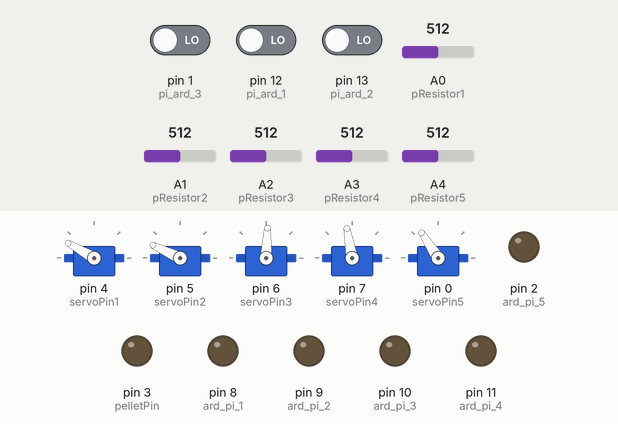
This sketch was run on a simulated Arduino Uno, built with avr-gcc and run on an emulated ATmega328P. Parts: 5 × servo, output pins drawn as LEDs (lit = HIGH). The test bench sets the inputs (shaded band); at power-on: pin 12 (pi_ard_1) LOW, A0 (pResistor1) = 512, A1 (pResistor2) = 512, pin 1 (pi_ard_3) LOW, pin 13 (pi_ard_2) LOW, A2 (pResistor3) = 512, A3 (pResistor4) = 512, A4 (pResistor5) = 512.

Above: at 14.4 s.
14.5 s: pin 12 (pi_ard_1) driven HIGH
At 15.6 s:
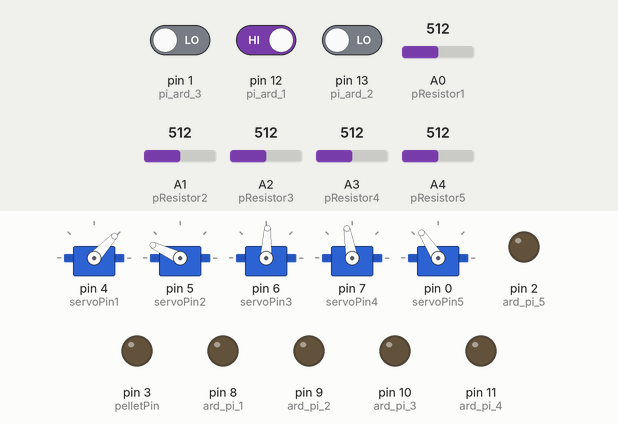
16.0 s: A0 (pResistor1) set to 423
17.5 s: A0 (pResistor1) set to 392
At 19.0 s:
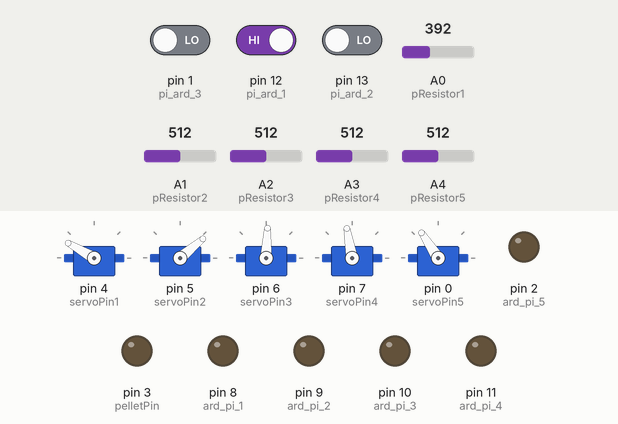
19.4 s: A1 (pResistor2) set to 424
20.9 s: A1 (pResistor2) set to 401
At 22.0 s:
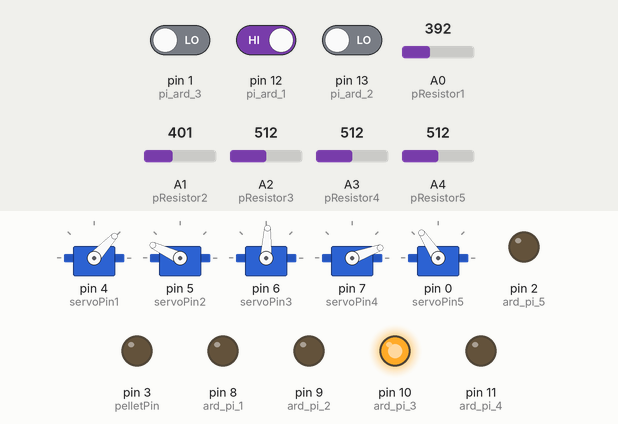
22.8 s: pin 1 (pi_ard_3) driven HIGH
At 23.6 s:
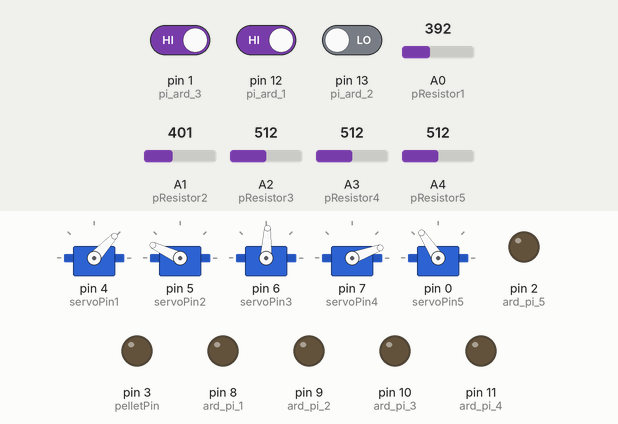
Timing chart, 0 to 25.6 s (numbered marks = the images above; inputs shaded):
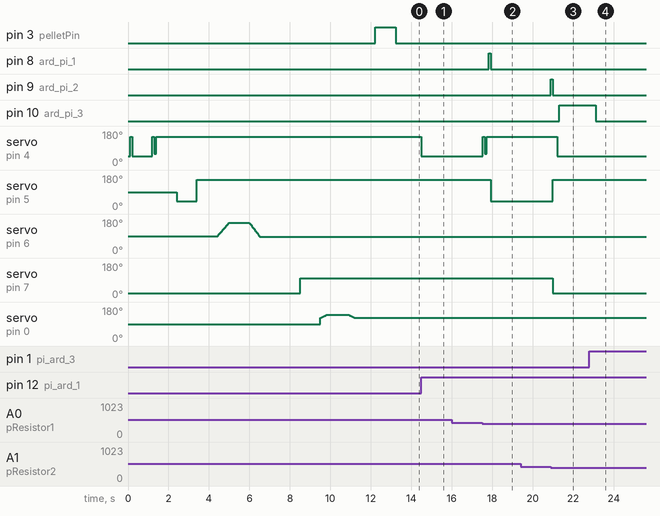

The sketch:

currentARD.ino
```cpp
#include<Servo.h>
Servo servo1;     // Servo 1 = door1
#include<Servo.h>
Servo servo2;     // Servo 2 = door2
#include<Servo.h>
Servo servo3;     // Servo 3 = door3
#include<Servo.h>
Servo servo4;     // Servo 4 = running-wheel brake
#include<Servo.h>
Servo servo5;     // Servo 5 = food pod

//Constants
long interval = 7000; //CHANGE THIS TO CHANGE POD TIMING
const int pResistor1 = A0;//BB1
const int pResistor2 = A1;//BB2
const int pResistor3 = A2;//BB3 choice running wheel
const int pResistor4 = A3;//BB4choice food pod
const int pResistor5 = A4;//BB5

const int servoPin1 = 4;//control servos 1-3
const int servoPin2 = 5;
const int servoPin3 = 6;
const int servoPin4 = 7;//control brake servo in running wheel
const int servoPin5 = 0;//control food servo in hunting chamber
const int pelletPin = 3;//to FED3

const int ard_pi_1 = 8;//reports MODE=2 to Pi
const int ard_pi_2 = 9;//reports trial start to Pi
const int ard_pi_3 = 10;//reports
const int ard_pi_4 = 11;//reports food pod entry to Pi
const int ard_pi_5 = 2;// reports running wheel pod entry to Pi

const int CLOSE_DOOR1 = 150;//Angle of 135 degrees -> door is closed
const int OPEN_DOOR1 = 47;//Angle of 20 degrees -> door is opened
const int HELP_DOOR1 = 60;//help on close so it does not get stuck
const int CLOSE_DOOR2 = 155;//155;//Angle of 155 degrees -> door is closed
const int OPEN_DOOR2 = 40;// 20
const int CLOSE_DOOR3 = 159;//Angle of 157 degrees -> middle passage is closed
const int OPEN_DOOR3 = 87;// 89
const int RELEASE_WHEEL = 100;//Angle of 100 degrees -> WHEEL is free
const int BRAKE_WHEEL = 20;//20 CLAMPED
const int SHOW_FOOD = 140;//Angle of 120 degrees -> FOOD IN CENTER
const int HIDE_FOOD = 123;//175 HIDDEN
const int FOOD_SPEED = 20;//delay for moving 1deg; higher is slower

const int pi_ard_1 = 12;//receive RFID command from Pi
const int pi_ard_2 = 13;//receive weight decision from Pi
const int pi_ard_3 = 1;//receive weight decision from Pi (when animal is done)

//Variables
int photo_value1;//Store value from photoresistor (0-1023)
int INIT_READ1;//Store initial value from photoresistor
int photo_value2;//Store value from photoresistor (0-1023)
int INIT_READ2;
int photo_value3;//Store value from photoresistor (0-1023)
int INIT_READ3;
int photo_value4;//Store value from photoresistor (0-1023)
int INIT_READ4;
int photo_value5;//Store value from photoresistor (0-1023)
int INIT_READ5;
int START=LOW;//initialize start signal
int STOP=LOW;//initialize heavy scale stop signal
int END=LOW;
int MODE=1;//initialize MODE

int pos = 0; //generic servo pos variable for use in blocking for-loops for semi-slow motion (keep to less than 500ms total and ensure no arduino detector events can happen during this)
int pos5 = 0; //food pod servo angle needs to be updated within if statements for non-blocking slow movement, so depending on maze state it will be 'gravitating' toward open or closed at its own speed
int maze_mode = 1; //initialize maze mode (1=open rewards, 2=countdown timer, 3=close rewards)
int flag = 0; //initialize flag in maze (0 for start side, 1 for reward side)
unsigned long tic = 0;
unsigned long duration = 0;
unsigned long tic2 = 0;
unsigned long duration2 = 0;
int time_flag=0;//timer flags 0,1 used in short if staments that remove themselves so first time point is not measured on subsequent loops
int time_flag2=0;
int time_flag3=0;

void setup()
{
  //Serial.begin(9600);//setup serial
  pinMode(pResistor1, INPUT);//Set pResistor - A0 pin as an input
  pinMode(pResistor2, INPUT);
  pinMode(pResistor3, INPUT);
  pinMode(pResistor4, INPUT);
  pinMode(pResistor5, INPUT);
  pinMode(ard_pi_1, OUTPUT);//output reports to Pi
  pinMode(ard_pi_2, OUTPUT);
  pinMode(ard_pi_3, OUTPUT);
  pinMode(ard_pi_4, OUTPUT);
  pinMode(ard_pi_5, OUTPUT);
  pinMode(pi_ard_1, INPUT);//input commands from Pi
  pinMode(pi_ard_2, INPUT);
  pinMode(pi_ard_3, INPUT);
  pinMode(pelletPin, OUTPUT);

  servo1.attach(servoPin1);
  servo1.write(OPEN_DOOR1);
  delay(100);
  servo1.write(CLOSE_DOOR1);
  delay(100);
  servo1.write(OPEN_DOOR1);
  delay(1000);
  servo1.write(CLOSE_DOOR1);
  delay(100);
  servo1.write(HELP_DOOR1);//unstick door1
  delay(100);
  servo1.write(CLOSE_DOOR1);//close
  delay(1000);
  servo2.attach(servoPin2);
  servo2.write(OPEN_DOOR2);
  delay(1000);
  servo2.write(CLOSE_DOOR2);
  delay(1000);
  servo3.attach(servoPin3); //for loops for slow servo movement
  for (pos = OPEN_DOOR3; pos <= CLOSE_DOOR3; pos += 1)  // close
  {
    servo3.write(pos);
    delay(8);
  }
  delay(1000);
  for (pos = CLOSE_DOOR3; pos >= OPEN_DOOR3; pos -= 1) // open
  {
    servo3.write(pos);
    delay(7);
  }
  delay(1000);
  servo4.attach(servoPin4);
  servo4.write(BRAKE_WHEEL);
  delay(1000);
  servo4.write(RELEASE_WHEEL);
  delay(1000);
  servo5.attach(servoPin5);  //for loops for slow servo movement
  for (pos5 = HIDE_FOOD; pos5 <= SHOW_FOOD; pos5 += 1) // show food
  {
    servo5.write(pos5);
    delay(FOOD_SPEED);
  }
  delay(1000);
  for (pos5 = SHOW_FOOD; pos5 >= HIDE_FOOD; pos5 -= 1)  // hide food
  {
    servo5.write(pos5);
    delay(FOOD_SPEED);
  }
  digitalWrite(pelletPin, LOW);
  delay(1000);
  digitalWrite(pelletPin, HIGH);
  delay(1000);
  digitalWrite(pelletPin, LOW);

  digitalWrite(ard_pi_1, LOW);//communication to Pi
  digitalWrite(ard_pi_2, LOW);
  digitalWrite(ard_pi_3, LOW);
  digitalWrite(ard_pi_4, LOW);
  digitalWrite(ard_pi_5, LOW);

  INIT_READ1 = analogRead(pResistor1); // calibrate beam-breaks
  INIT_READ2 = analogRead(pResistor2);
  INIT_READ3 = analogRead(pResistor3);
  INIT_READ4 = analogRead(pResistor4);
  INIT_READ5 = analogRead(pResistor5);

  Serial.print("INIT_READ1 ");  //show beam break values for trouble shooting if serial monitor is on
  Serial.println(INIT_READ1);
  Serial.print("INIT_READ2 ");
  Serial.println(INIT_READ2);
  Serial.print("INIT_READ3 ");
  Serial.println(INIT_READ3);
  Serial.print("INIT_READ4 ");
  Serial.println(INIT_READ4);
  Serial.print("INIT_READ5 ");
  Serial.println(INIT_READ5);
  Serial.print("MODE IS ");
  Serial.println(MODE);
}

void loop()
{
  photo_value1 = analogRead(pResistor1); //read beam breaks
  photo_value2 = analogRead(pResistor2);
  photo_value3 = analogRead(pResistor3);
  photo_value4 = analogRead(pResistor4);
  photo_value5 = analogRead(pResistor5);
  // Serial.print("photo_value1 ");
  // Serial.println(photo_value1);
  // Serial.print("photo_value2 ");
  // Serial.println(photo_value2);
  //  Serial.print("photo_value3 ");
  // Serial.println(photo_value3);
  // Serial.print("photo_value4 ");
  // Serial.println(photo_value4);
  // Serial.print("photo_value5 ");
  // Serial.println(photo_value5);

  //MODE flag based state machine, that waits in MODEs 1 and 2 for a START signal from Pi
  //MODEs 3 and 4 are T-maze modes that do not need Pi, they only send info to Pi about when beam-breaks were triggered

  START=digitalRead(pi_ard_1);//RFID INPUT from Pi
  STOP=digitalRead(pi_ard_2);//stop signal from Pi
  END=digitalRead(pi_ard_3);//stop signal from Pi

  if (MODE==1)//home cage
  {
    if (START==1)
    {
      servo1.write(OPEN_DOOR1);
      delay(100);
      photo_value1 = analogRead(pResistor1);
      if (photo_value1 < 0.8*INIT_READ1)// BEAM BREAK DEFINITION. Factor can be adjusted based on ambient light.
      {
        Serial.println("animal in scale");
        servo1.write(CLOSE_DOOR1);//trap animal in scale
        delay(100);
        servo1.write(HELP_DOOR1);//unstick door1
        delay(100);
        servo1.write(CLOSE_DOOR1);//close
        delay(100);
        digitalWrite(ard_pi_1, HIGH);//pulse to Pi to start reading scale and go MODE 2.
        delay(100);
        digitalWrite(ard_pi_1, LOW);//end pulse to Pi.
        MODE=2;//end state
        Serial.print("MODE IS ");
        Serial.println(MODE);
        START=LOW;
        STOP=LOW;
      }
    }
  }

  if (MODE==2)//scale decision in or out
  {
    if (START==1)//Pi communicates weight recorded one animal
      {
        servo2.write(OPEN_DOOR2); //let animal into T-maze
        delay(10); //textbook delay after servo operation for capacitance charging
      }
    if (STOP==1)//Pi communicates weight recorded two animals
      {
        MODE=4;//skip to exit mode
      }
    photo_value2 = analogRead(pResistor2); // reading BEAM BREAK 2
    if (photo_value2 < 0.8*INIT_READ2)// BEAM BREAK 2
      {
        Serial.println("enter maze");
        digitalWrite(ard_pi_2, HIGH);//pulse to Pi to say maze is active.
        delay(100);
        digitalWrite(ard_pi_2, LOW);//end pulse to Pi.
        MODE=3;
        Serial.print("MODE IS ");
        Serial.println(MODE);
        START=LOW;
      }
   }

  if (MODE==3)//Animal in T-maze deciding: food pod, running wheel or go home.
  {
    // this mode uses
    // flag=0,1 for (0=start side, 1=decision side)
    // maze_mode=1,2,3 for (1=open rewards, 2=countdown timer, 3=close rewards)

    //maze start scenario
    photo_value3 = analogRead(pResistor3);
    photo_value4 = analogRead(pResistor4);
    if (flag == 0)//start side
    {
      if (photo_value3 < 0.7*INIT_READ3)//in run wheel pod
      {
        flag=1; maze_mode=1;time_flag=1;tic=millis();
        Serial.println("enter runwheel pod");
        digitalWrite(ard_pi_5, HIGH);//pulse to Pi to say runwheel pod entry.
        for (pos = OPEN_DOOR3; pos <= CLOSE_DOOR3; pos += 1) // close
        {
          servo3.write(pos);
          delay(8);
        }
        servo4.write(RELEASE_WHEEL);
        delay(10);
        digitalWrite(ard_pi_5, LOW);//end pulse to Pi.
      }
      if (photo_value4 < 0.7*INIT_READ4)//in food pod
      {
        flag=1; maze_mode=1;time_flag=1;tic=millis();
        Serial.println("enter food pod");
        digitalWrite(ard_pi_4, HIGH);//pulse to Pi to say foodpod entry.
        for (pos = OPEN_DOOR3; pos <= CLOSE_DOOR3; pos += 1) // close
        {
          servo3.write(pos);
          delay(8);
        }
        servo4.write(RELEASE_WHEEL);
        delay(10);
        digitalWrite(ard_pi_4, LOW);//end pulse to Pi.
      }
    }

    if (flag==1)
    {
      if (maze_mode==1)//non-blocking loop to move food to center without delays to code since animal could go elsewhere.
      {
        if (time_flag==1)
        {
          tic2=millis();time_flag=0;digitalWrite(pelletPin, HIGH);//time_flag allows tic2 to be updated only once at start
        }
        if (pos5 < SHOW_FOOD)
        {
          duration2=millis()-tic2;
          if (duration2>FOOD_SPEED)
          {
            servo5.write(pos5);
            pos5=pos5+1;
            tic2=millis(); //when FOOD_SPEED 20ms has passed, servo moves 1deg and tic2 updated
          }
        }
      }
      if (pos5==SHOW_FOOD)
      {
        maze_mode=2;pos5=SHOW_FOOD-1;time_flag2=1;digitalWrite(pelletPin, LOW); //when servo at target, maze_mode changed, pos5 moved so this loop does not repeat, time_flag2 for next cycle
      }
      if (maze_mode==2)//maze_mode for waiting for interval or BB2
      {
        duration=millis()-tic;//timer to remove food and brake run-wheel after interval
      }
      if (duration>interval)
      { //timer criterion
        maze_mode=3; //maze_mode for removing food and braking run-wheel
        if (time_flag2==1)
        {
          tic=millis();time_flag=1;time_flag2=0;time_flag3=1;//time_flag2 so tic, time_flag and time_flag3 only updated once at start
        }
        servo4.write(BRAKE_WHEEL);//non-blocking for loop to move food away without delays to code since animal could be elsewhere.
        if (time_flag==1)
        {
          tic2=millis();time_flag=0;//update only once at start
        }
        if (pos5 > HIDE_FOOD)
        {
          duration2=millis()-tic2;
          if (duration2>FOOD_SPEED)//when FOOD_SPEED (20ms) has passed, servo moves 1deg and tic2 updated
          {
            tic2=millis();
            servo5.write(pos5);
            pos5=pos5-1;
          }
        }
      }
    }

    if (flag==0)//animal has passed to start side!
    {
      duration=0;maze_mode=3;
      if (time_flag3==1)
      {
          tic=millis();time_flag3=0;//update only once at start
      }
      servo4.write(BRAKE_WHEEL);
      //non-blocking for loop to move food away without delays to code since animal could be elsewhere.
      if (pos5 > HIDE_FOOD)
      {
        duration=millis()-tic; //keep updating until position reached
        if (duration>FOOD_SPEED)//when FOOD_SPEED (20ms) has passed, servo moves 1deg and tic2 updated
        {
          tic=millis();
          servo5.write(pos5);
          pos5=pos5-1;
        }
      }
    }

    //maze new trial scenario
    photo_value2 = analogRead(pResistor2); //read BB2
    if (flag == 1)
    {
      if (photo_value2 < 0.8*INIT_READ2)//BB2 tripped
      {
        flag=0; //flag out of this loop so that door3 only moved once
        Serial.println("trial");
        digitalWrite(ard_pi_2, HIGH);//tell Pi new trial has started
        for (pos = CLOSE_DOOR3; pos >= OPEN_DOOR3; pos -= 1) // open
        {
          servo3.write(pos);
          delay(8);
        }
        digitalWrite(ard_pi_2, LOW);//end pulse to Pi
      }
    }

    //maze exit scenario
    photo_value1 = analogRead(pResistor1); //read BB1
    if (photo_value1 < 0.8*INIT_READ1)
    {    //BB1 tripped
      Serial.println("animal wants out");
      servo2.write(CLOSE_DOOR2);
      delay(100);
      MODE=4;
      Serial.print("MODE IS ");
      Serial.println(MODE);
    }
  }

  if (MODE==4)//going back to cage
  {
    delay(100);
    servo1.write(OPEN_DOOR1);
    delay(100);
    digitalWrite(ard_pi_3, HIGH);//tell Pi to start weighing.
    if (END==1)//Pi says scale is empty so we can close maze
    {
      digitalWrite(ard_pi_3, LOW);//end pulse to Pi.
      MODE=5;
    }
  }

  if (MODE==5)//going back to cage
  {
    photo_value5 = analogRead(pResistor5); //read BB5
    if (photo_value5 < 0.8*INIT_READ5)
    {
      servo1.write(CLOSE_DOOR1); //trap animal in home cage
      delay(100);
      servo2.write(CLOSE_DOOR2);
      delay(100);
      servo1.write(HELP_DOOR1); //unstick door1
      delay(100);
      servo1.write(CLOSE_DOOR1);//close
      delay(100);
      digitalWrite(ard_pi_1, HIGH);//tell Pi to start weighing.
      delay(100);
      digitalWrite(ard_pi_1, LOW);//end pulse to Pi.
      MODE=1;
    }
  }
}//void loop end
```

Measured:
- the behaviour switches between 410 and 409 on A0 (pResistor1) (found by bisection; images 1 and 2)
- the behaviour switches between 410 and 409 on A1 (pResistor2) (found by bisection; images 2 and 3)
- after the input at 14.5 s, servo on pin 4 (servoPin1): 150° → 47° at once
- after the input at 16.0 s, every drawn part: stays the same
- after the input at 17.5 s, pin 8 (ard_pi_1): LOW → HIGH after 0.32 s, → LOW 0.10 s later; servo on pin 4 (servoPin1): 47° → 150° at once, → 60° 0.10 s later, → 150° 0.10 s later; servo on pin 5 (servoPin2): 155° → 40° after 0.42 s
- after the input at 19.4 s, every drawn part: stays the same
- after the input at 20.9 s, pin 9 (ard_pi_2): LOW → HIGH at once, → LOW 0.10 s later; pin 10 (ard_pi_3): LOW → HIGH after 0.40 s; servo on pin 4 (servoPin1): 150° → 47° after 0.30 s; servo on pin 5 (servoPin2): 40° → 155° after 0.10 s; servo on pin 7 (servoPin4): 100° → 20° after 0.10 s
- after the input at 22.8 s, pin 10 (ard_pi_3): HIGH → LOW after 0.31 s
